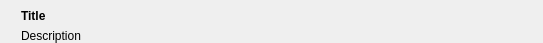
<?xml version="1.0" encoding="UTF-8"?>
<ui version="4.0">
 <class>ScriptVersionWidget</class>
 <widget class="QWidget" name="ScriptVersionWidget">
  <property name="geometry">
   <rect>
    <x>0</x>
    <y>0</y>
    <width>543</width>
    <height>41</height>
   </rect>
  </property>
  <property name="cursor">
   <cursorShape>PointingHandCursor</cursorShape>
  </property>
  <property name="windowTitle">
   <string>Form</string>
  </property>
  <layout class="QHBoxLayout" name="horizontalLayout">
   <property name="spacing">
    <number>0</number>
   </property>
   <property name="topMargin">
    <number>0</number>
   </property>
   <property name="rightMargin">
    <number>0</number>
   </property>
   <property name="bottomMargin">
    <number>0</number>
   </property>
   <item alignment="Qt::AlignTop">
    <widget class="QLabel" name="color">
     <property name="minimumSize">
      <size>
       <width>10</width>
       <height>0</height>
      </size>
     </property>
     <property name="text">
      <string/>
     </property>
    </widget>
   </item>
   <item>
    <widget class="QFrame" name="frame">
     <property name="frameShape">
      <enum>QFrame::NoFrame</enum>
     </property>
     <property name="frameShadow">
      <enum>QFrame::Raised</enum>
     </property>
     <layout class="QVBoxLayout" name="verticalLayout_2">
      <property name="leftMargin">
       <number>0</number>
      </property>
      <property name="rightMargin">
       <number>0</number>
      </property>
      <property name="bottomMargin">
       <number>0</number>
      </property>
      <item>
       <widget class="QLabel" name="title">
        <property name="sizePolicy">
         <sizepolicy hsizetype="Expanding" vsizetype="Preferred">
          <horstretch>0</horstretch>
          <verstretch>0</verstretch>
         </sizepolicy>
        </property>
        <property name="font">
         <font>
          <weight>75</weight>
          <bold>true</bold>
         </font>
        </property>
        <property name="text">
         <string>Title</string>
        </property>
       </widget>
      </item>
      <item>
       <widget class="QLabel" name="Description">
        <property name="sizePolicy">
         <sizepolicy hsizetype="Preferred" vsizetype="Expanding">
          <horstretch>0</horstretch>
          <verstretch>0</verstretch>
         </sizepolicy>
        </property>
        <property name="text">
         <string>Description</string>
        </property>
        <property name="alignment">
         <set>Qt::AlignLeading|Qt::AlignLeft|Qt::AlignTop</set>
        </property>
        <property name="wordWrap">
         <bool>true</bool>
        </property>
       </widget>
      </item>
     </layout>
    </widget>
   </item>
   <item>
    <widget class="FlatButton" name="remove">
     <property name="sizePolicy">
      <sizepolicy hsizetype="Fixed" vsizetype="Preferred">
       <horstretch>0</horstretch>
       <verstretch>0</verstretch>
      </sizepolicy>
     </property>
     <property name="toolTip">
      <string>Remove version</string>
     </property>
     <property name="text">
      <string/>
     </property>
     <property name="icon">
      <iconset resource="../../Resources/Resources.qrc">
       <normaloff>:/Graphics/Iconset/delete.svg</normaloff>:/Graphics/Iconset/delete.svg</iconset>
     </property>
     <property name="autoRaise">
      <bool>true</bool>
     </property>
    </widget>
   </item>
  </layout>
 </widget>
 <customwidgets>
  <customwidget>
   <class>FlatButton</class>
   <extends>QToolButton</extends>
   <header location="global">3rd_party/Widgets/FlatButton/FlatButton.h</header>
  </customwidget>
 </customwidgets>
 <resources>
  <include location="../../Resources/Resources.qrc"/>
 </resources>
 <connections/>
</ui>
